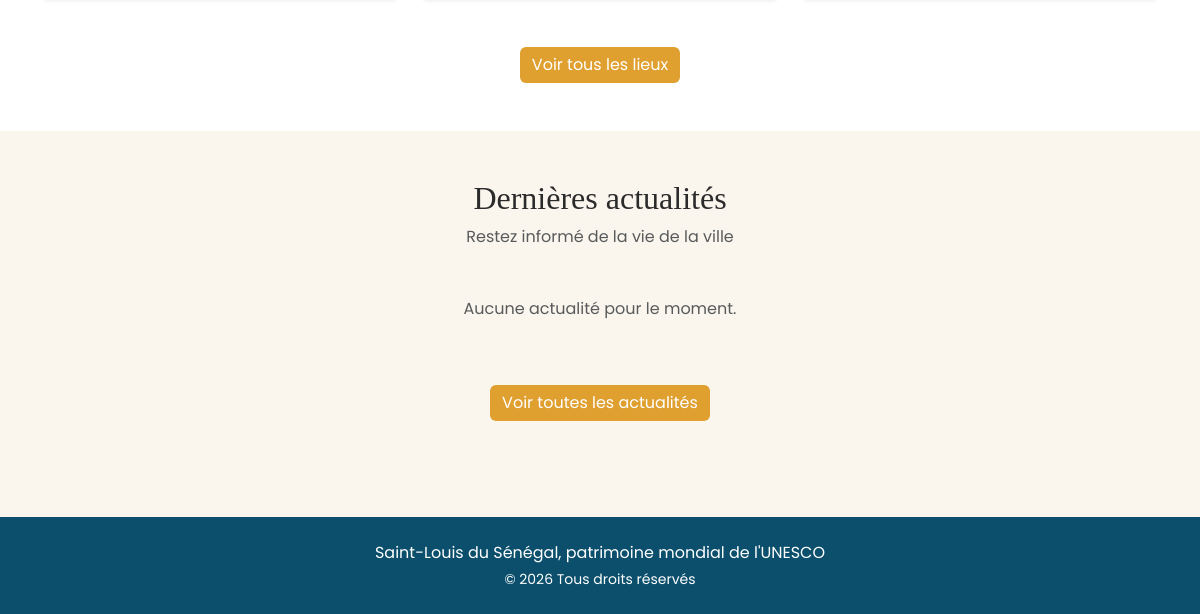
/ (lower part), run on an earlier commit of the app's database.
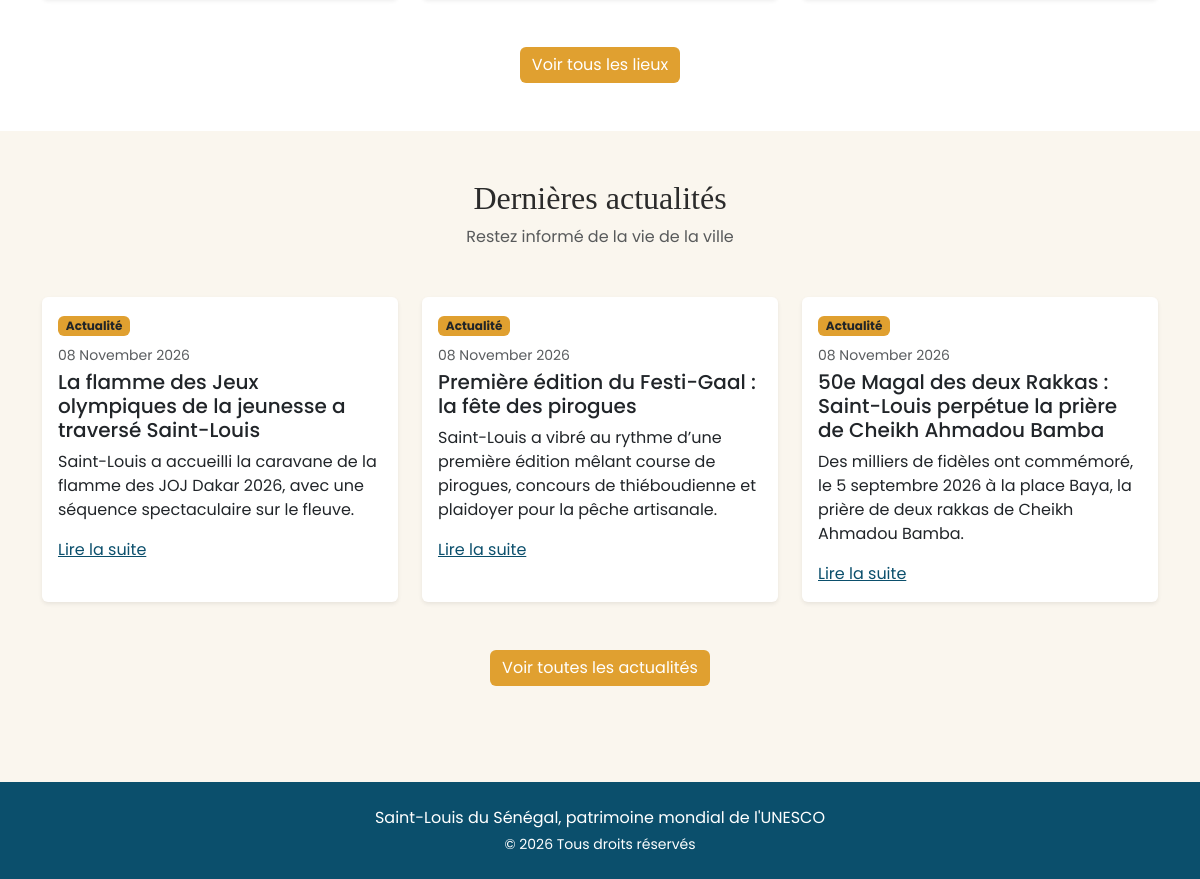
And on a later commit of the database.
### actualites/models.py (models this page shows, shortened)
class Article(models.Model):
    TYPES = [
        ("actualite", "Actualité"),
        ("evenement", "Événement"),
    ]
    titre = models.CharField(max_length=200)
    type_contenu = models.CharField(max_length=20, choices=TYPES, default="actualite", verbose_name="Type")
    resume = models.CharField(max_length=300, verbose_name="Résumé (pour les cartes)")
    contenu = models.TextField()
    image = models.ImageField(upload_to="actualites/", blank=True)
    date_publication = models.DateTimeField(default=timezone.now, verbose_name="Date de publication")
    date_evenement = models.DateField(null=True, blank=True, verbose_name="Date de l'événement")
    lieu_evenement = models.CharField(max_length=200, blank=True, verbose_name="Lieu de l'événement")
    publie = models.BooleanField(default=True, verbose_name="Publié")
    class Meta:
        ordering = ["-date_publication"]
        verbose_name = "article"
        verbose_name_plural = "actualités et événements"

### pages/views.py (the view)
# urls.py: path("", accueil, name="accueil"),
def accueil(request):
    lieux = Lieu.objects.filter(a_la_une=True)[:3]
    actualites = Article.objects.filter(publie=True)[:3]
    return render(request, "pages/accueil.html", {
        "lieux": lieux,
        "actualites": actualites,
    })

### pages/templates/pages/accueil.html (shortened to what this page needs)
{% extends "pages/base.html" %}
{% load static %}
{% block content %}
<section id="lieux" class="py-5 bg-white">
  <div class="container">
    <div class="text-center mt-5">
<a href="{% url 'lieux' %}" class="btn btn-ocre">Voir tous les lieux</a>    </div>
  </div>
</section>
<section id="actualites" class="py-5">
  <div class="container">
    <h2 class="text-center mb-2" data-aos="fade-up">Dernières actualités</h2>
    <p class="text-center text-muted mb-5" data-aos="fade-up">Restez informé de la vie de la ville</p>
    <div class="row g-4">
      {% for a in actualites %}
      <div class="col-md-4" data-aos="fade-up">
        <div class="card h-100 shadow-sm border-0">
          <div class="card-body">
            <span class="badge text-dark" style="background: var(--ocre);">{{ a.get_type_contenu_display }}</span>
            <p class="small text-muted mt-2 mb-1">
              {% if a.type_contenu == "evenement" and a.date_evenement %}
                📅 {{ a.date_evenement|date:"d F Y" }}{% if a.lieu_evenement %} · {{ a.lieu_evenement }}{% endif %}
              {% else %}
                {{ a.date_publication|date:"d F Y" }}
              {% endif %}
            </p>
            <h5 class="card-title">{{ a.titre }}</h5>
            <p class="card-text">{{ a.resume }}</p>
            <a href="{% url 'actualite_detail' a.pk %}" class="stretched-link" style="color: var(--bleu);">Lire la suite</a>
          </div>
        </div>
      </div>
      {% empty %}
      <p class="text-center text-muted">Aucune actualité pour le moment.</p>
      {% endfor %}
    </div>
    <div class="text-center mt-5">
      <a href="{% url 'actualites' %}" class="btn btn-ocre">Voir toutes les actualités</a>
    </div>
  </div>
</section>
{% endblock %}

What changed in the data, as far as the page shows it:
added Article: type_contenu "Actualité", date_publication "08 November 2026", titre "La flamme des Jeux olympiques de la jeunesse a traversé Saint-Louis", resume "Saint-Louis a accueilli la caravane de la flamme des JOJ Dakar 2026, avec une séquence spectaculaire sur le fleuve."
added Article: type_contenu "Actualité", date_publication "08 November 2026", titre "Première édition du Festi-Gaal : la fête des pirogues", resume "Saint-Louis a vibré au rythme d’une première édition mêlant course de pirogues, concours de thiéboudienne et plaidoyer pour la pêche artisanale."
added Article: type_contenu "Actualité", date_publication "08 November 2026", titre "50e Magal des deux Rakkas : Saint-Louis perpétue la prière de Cheikh Ahmadou Bamba", resume "Des milliers de fidèles ont commémoré, le 5 septembre 2026 à la place Baya, la prière de deux rakkas de Cheikh Ahmadou Bamba."
Also different on the page:
text no longer shown: "Aucune actualité pour le moment."
